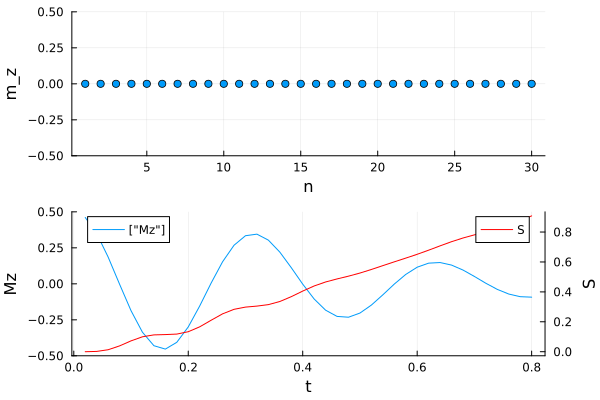

The script that saved this image:
using ITensors
using ITensorMPS
using Revise
using Base.Threads
using Plots
let 
    number_of_sites=30
    sites=siteinds("S=1/2",number_of_sites)
    H=OpSum()
    sweeps=30
    dt=0.02
    time_steps=40
    Mz_array=zeros(time_steps)
    S_arrray=zeros(time_steps)

    h=20
    J=-8
    for i=1:number_of_sites
        H+=h,"Sx",i
        
        if i<number_of_sites
            H+=-J,"Sz",i,"Sz",i+1
        end
        
    
    
    
    end
    function entaglement_entropy(psi_mps)
        b=length(psi_mps)÷2
        psi = orthogonalize(psi_mps, b)
        U,S,V = svd(psi[b], (linkinds(psi, b-1)..., siteinds(psi, b)...))
        SvN = 0.0
        for n=1:dim(S, 1)
            p = S[n,n]^2
            SvN -= p * log(p)
        end
        return SvN        
    end
    H_mpo=MPO(H,sites)
    instate=["Up" for i in 1:number_of_sites]
    #psi0=random_mps(sites)
    psi0=MPS(sites,instate)
    energy,psi=dmrg(H_mpo,psi0,nsweeps=sweeps,maxdim=100,cutoff=1e-10)
    mz=expect(psi,"Sz")
    Mz=sum(mz)/length(mz)
    println(linkdims(psi0))
    @time for i=1:time_steps
        psi0 = tdvp(H_mpo,-1im*dt,psi0;nsteps=1, time_step=-1im * dt,normalize=false,cutoff=1e-13,nsite=1)
        m=expect(psi0,"Sz")
        Mz_array[i]=sum(m)/length(m)
        S_arrray[i]=entaglement_entropy(psi0)
        #psi0=psi2
        println(linkdims(psi0))


    end
    times=1:time_steps
    times=dt*times
    p1=plot(1:number_of_sites,mz,xlabel="n",ylabel="m_z",seriestype=:scatter,ylim=[-0.5,0.5],legend=false)
    p2=plot(times,[Mz_array ],xlabel="t",ylabel="Mz",label=["Mz" ],legend=:topleft,ylim=[-0.5,0.5])
    plot!(
    twinx(p2),
    times, S_arrray,
    ylabel = "S",
    label = "S",
    color = :red,
    legend = :topright
)
    
    
    p=plot(p1, p2; layout=(2, 1))
    #savefig(p,"entanglement.png")
    #println(Mz)
end
